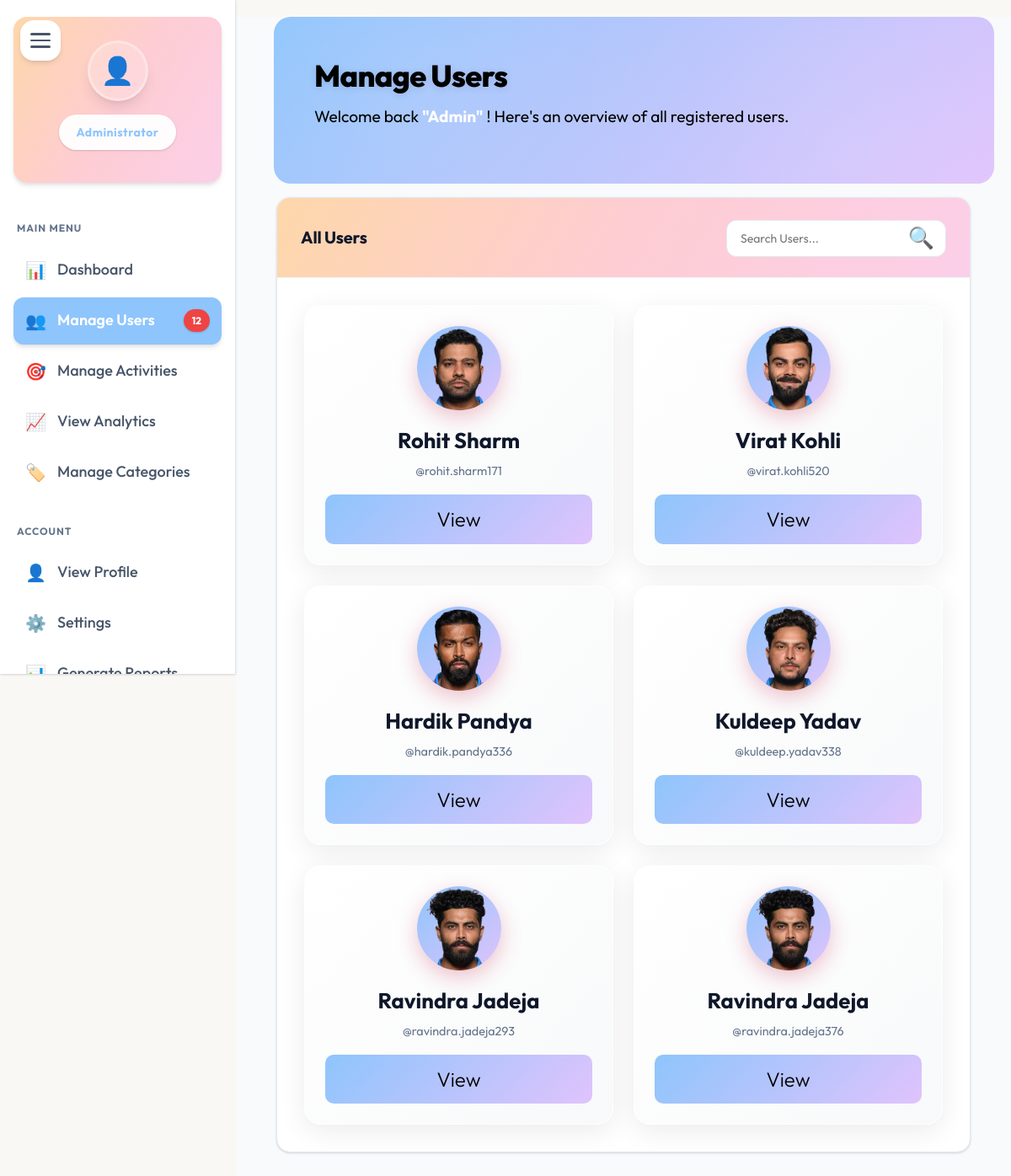
Page /admin/manage_users (signed in) on the committed database.
### tables this page shows
CREATE TABLE admins(
    id INTEGER PRIMARY KEY AUTOINCREMENT,
    username TEXT,
    password_hash TEXT NOT NULL
);

CREATE TABLE users (
    id INTEGER PRIMARY KEY AUTOINCREMENT,
    first_name TEXT NOT NULL,
    last_name TEXT NOT NULL,
    email TEXT NOT NULL,
    phone_number TEXT,
    gender TEXT CHECK (gender IN ('male', 'female', 'other')),
    date_of_birth DATE,
    street_address TEXT,
    city TEXT,
    state TEXT,
    postal_code TEXT,
    country TEXT,
    profile_picture TEXT,
    password_hash TEXT NOT NULL,
    created_at DATETIME DEFAULT CURRENT_TIMESTAMP
, username TEXT, reset_code TEXT);

### routes/admin.py (the view)
@admin_bp.route("/manage_users")
@login_required
def manage_users():
    conn = get_db()
    cursor = conn.cursor()
    try:
        admins = get_admin_name(cursor)
        cursor.execute(
            """
            SELECT
                u.id, u.username, u.first_name, u.last_name, u.email,
                u.phone_number, u.gender, u.date_of_birth, u.created_at,
                u.profile_picture, u.street_address, u.city, u.state,
                u.postal_code, u.country,
                GROUP_CONCAT(i.name, ', ') AS user_interests,
                CASE
                    WHEN u.created_at > DATE('now', '-7 days') THEN 'New'
                    ELSE 'Active'
                END AS status_tag
            FROM users u
            LEFT JOIN user_interests ui ON u.id = ui.user_id
            LEFT JOIN interests i ON ui.interest_id = i.id
            GROUP BY u.id
            ORDER BY u.created_at
        """
        )
        users = [dict(row) for row in cursor.fetchall()]
        return render_template(
            "admin/manage_users.html",
            users=users,
            admins=admins,
            current_time=datetime.now().strftime("%d-%m-%Y %H:%M IST"),
        )
    finally:
        conn.close()

### app.py (called while the page is built)
@login_manager.user_loader
def load_user(user_id):
    user_id = int(user_id)  # safety
    if user_id == 0:
        return User(id=0, username="admin", first_name="Admin")
    conn = sqlite3.connect("models/mood.db")
    cursor = conn.cursor()
    cursor.execute(
        "SELECT id, username, first_name, profile_picture FROM users WHERE id = ?",
        (user_id,),
    )
    row = cursor.fetchone()
    if not row:
        cursor.execute(
            "SELECT id, username, NULL as first_name, NULL as profile_picture FROM admins WHERE id = ?",
            (user_id,),
        )
        row = cursor.fetchone()
    conn.close()
    if row:
        return User(
            id=row[0],  # id
            username=row[1],  # username
            first_name=row[2],  # first_name (can be None for admins)
            profile_picture=row[3],  # profile_picture (can be None)
        )
    return None

### routes/admin.py (called while the page is built)
def get_db():
    conn = sqlite3.connect(DB_PATH)
    conn.row_factory = sqlite3.Row
    return conn

def get_admin_name(cursor):
    cursor.execute("""SELECT username FROM admins LIMIT 1""")
    row = cursor.fetchone()
    return row[0] if row else "Administrator"

### templates/admin/manage_users.html (shortened to what this page needs)
{% extends 'admin/admin_base.html' %}
{% block sidebar_class %}static-expanded{% endblock %}
{% block admin_content %}
<div class="admin-dashboard-wrapper with-static-sidebar">
  <div class="admin-header">
    <div class="admin-header-content">
      <div class="admin-title-section">
        <h1>Manage Users</h1>
        <p class="admin-subtitle">
          Welcome back <b style="color:white;">"{{ admins|capitalize }}"</b> ! Here's an overview of all registered
          users.
        </p>
      </div>
    </div>
  </div>
  <div class="admin-content">
    <div class="admin-table-card">
      <div class="admin-table-header">
        <h2 class="admin-card-title">All Users</h2>
        <div class="admin-header-actions">
          <div class="admin-search-box">
            <input type="text" class="admin-search-input" id="activitySearch" placeholder="Search Users..." />
            <span class="admin-search-icon">🔍</span>
          </div>
        </div>
      </div>
  {% if users %}
  <div class="users-grid">
    {% for user in users %}
    <div class="user-card">
      <div class="avatar-wrapper">
        {% if user['profile_picture'] %}
        <img src="{{ url_for('static', filename='uploads/' ~ user['profile_picture']) }}"
          alt="{{ user['first_name'] or user['username'] or 'User' }}">
        {% else %}
        <div
          style="width:100%; height:100%; background:linear-gradient(135deg, #8ec5fc 0%, #e0c3fc 100%); color:white; font-size:3.5rem; font-weight:bold; display:flex; align-items:center; justify-content:center;">
          {{ (user['first_name'][:1] + user['last_name'][:1]) | upper | default('U') }}
        </div>
        {% endif %}
      </div>
      <div class="user-name">
        {{ user['first_name'] or '' }} {{ user['last_name'] or '' }}
      </div>
      <div class="user-username">
        @{{ user['username'] or 'n/a' }}
      </div>
      <div class="action-buttons">
        <button class="btn-view" data-user='{{ user | tojson | safe }}' onclick="viewUser(this)">
          View
        </button>
      </div>
    </div>
    {% endfor %}
  </div>
  {% else %}
  <div class="admin-empty-state">
    <div class="admin-empty-icon">🧑</div>
    <h3>No Users found</h3>
    {% endif %}
  </div>
  {% endblock %}

### static/css/styles.css (style rules this page uses)
:root { --background: #faf8f5; --surface: #ffffff; --surface-elevated: #ffffff; --primary: #e63946; --primary-light: #111111; --primary-dark: #4338ca; --accent: #0ea5e9; --accent-light: #38bdf8; --text: #111111; --text-secondary: #555555; --text-tertiary: #201e1e; --border: #e5e7eb; --border-light: #f3f4f6; --custome: linear-gradient(120deg, #e0c3fc 0%, #8ec5fc 50%, #e0f2f1 100%); --mood-creative: #ec4899; --mood-creative-light: #fdf2f8; --mood-intellectual: #8b5cf6; --mood-intellectual-light: #f5f3ff; --mood-gaming: #f59e0b; --mood-gaming-light: #fffbeb; --mood-adventure: #10b981; --mood-adventure-light: #ecfdf5; --mood-travel: #0ea5e9; --mood-travel-light: #f0f9ff; --mood-lifestyle: #f97316; --mood-lifestyle-light: #fff7ed; --mood-social: #ef4444; --mood-social-light: #fef2f2; --shadow-xs: 0 1px 2px rgba(0, 0, 0, 0.05); --shadow-sm: 0 1px 3px rgba(0, 0, 0, 0.1), 0 1px 2px rgba(0, 0, 0, 0.06); --shadow-md: 0 4px 6px -1px rgba(0, 0, 0, 0.1), 0 2px 4px -1px rgba(0, 0, 0, 0.06); --shadow-lg: 0 10px 15px -3px rgba(0, 0, 0, 0.1), 0 4px 6px -2px rgba(0, 0, 0, 0.05); --shadow-xl: 0 20px 25px -5px rgba(0, 0, 0, 0.1), 0 10px 10px -5px rgba(0, 0, 0, 0.04); --shadow-2xl: 0 25px 50px -12px rgba(0, 0, 0, 0.25); --space-1: 4px; --space-2: 8px; --space-3: 12px; --space-4: 16px; --space-5: 20px; --space-6: 24px; --space-8: 32px; --space-10: 40px; --space-12: 48px; --space-16: 64px; --space-20: 80px; --space-24: 96px; --font-sans: "Outfit", sans-serif; --font-weight-normal: 400; --font-weight-medium: 500; --font-weight-semibold: 600; --font-weight-bold: 700; --radius-sm: 6px; --radius-md: 8px; --radius-lg: 12px; --radius-xl: 16px; --radius-2xl: 24px; --radius-full: 9999px; --transition-fast: 150ms ease; --transition-base: 200ms ease; --transition-slow: 300ms ease; }
*, *::before, *::after { box-sizing: border-box; margin: 0; padding: 0; }
html { scroll-behavior: smooth; -webkit-font-smoothing: antialiased; -moz-osx-font-smoothing: grayscale; }
body { font-family: var(--font-sans); font-size: 25px; line-height: 1.6; color: var(--text); background-color: var(--background); min-height: 100vh; display: flex; flex-direction: column; }
button { font-family: inherit; cursor: pointer; border: none; background: none; }
img { max-width: 100%; height: auto; }
h1, h2, h3, h4, h5, h6 { font-weight: var(--font-weight-bold); line-height: 1.2; color: var(--text); }
h1 { font-size: clamp(2rem, 5vw, 3.5rem); }
h2 { font-size: clamp(1.5rem, 4vw, 2.5rem); }
p { color: var(--text-secondary); }
.btn, .btn-primary, .btn-secondary, .btn-text, .btn-sm, .btn-lg, button, a.btn, input[type="button"], input[type="submit"], input[type="reset"] { outline: none !important; border: none !important; }

### templates/base.html (style rules this page uses)
.btn, .btn-primary, .btn-secondary, button, a.btn { outline: none !important; border: none !important; }

### templates/admin/admin_base.html (style rules this page uses)
body { margin: 0 !important; padding: 0 !important; }

### rows in the picture
admins: username "Admin"
users: profile_picture (picture), first_name "Rohit", last_name "Sharm", username "rohit.sharm171"
users: profile_picture (picture), first_name "Virat", last_name "Kohli", username "virat.kohli520"
users: profile_picture (picture), first_name "Hardik", last_name "Pandya", username "hardik.pandya336"
users: profile_picture (picture), first_name "Kuldeep", last_name "Yadav", username "kuldeep.yadav338"
users: profile_picture (picture), first_name "Ravindra", last_name "Jadeja", username "ravindra.jadeja293"
users: profile_picture (picture), first_name "Ravindra", last_name "Jadeja", username "ravindra.jadeja376"
